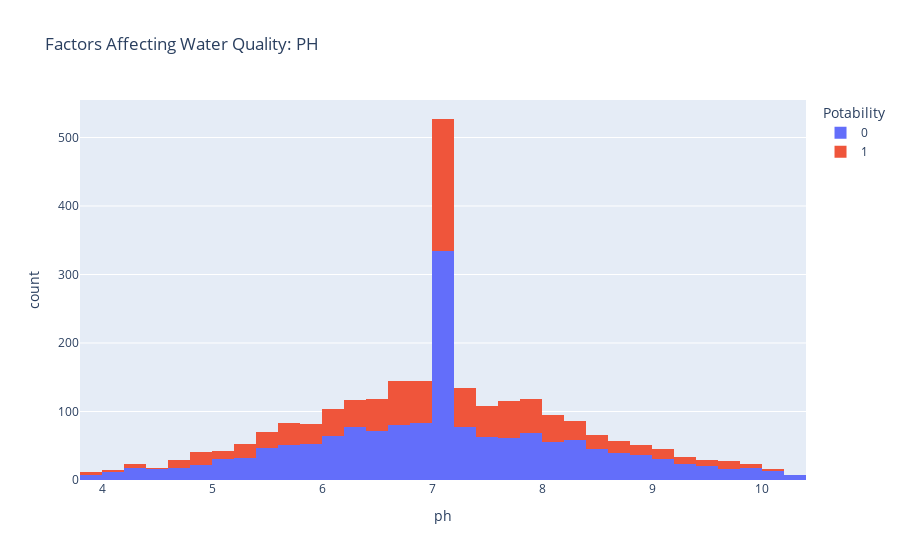

The code cell stored with this chart in its notebook:
### Code cell
import plotly.express as px
data = data
figure = px.histogram(data, x = "ph",
                      color = "Potability",
                      title= "Factors Affecting Water Quality: PH")
figure.show()

### Figure 1 — Plotly figure (JSON) as saved in the notebook; plotly's stock layout.template omitted (floating-point values rounded to 4 significant figures; data arrays with more than 128 entries replaced by an {"elided": "..."} marker saying what was removed)
{"data": [{"alignmentgroup": "True", "bingroup": "x", "hovertemplate": "Potability=0<br>ph=%{x}<br>count=%{y}<extra></extra>", "legendgroup": "0", "marker": {"color": "#636efa", "pattern": {"shape": ""}}, "name": "0", "offsetgroup": "0", "orientation": "v", "showlegend": true, "type": "histogram", "x": {"elided": "1649 float values"}, "xaxis": "x", "yaxis": "y"}, {"alignmentgroup": "True", "bingroup": "x", "hovertemplate": "Potability=1<br>ph=%{x}<br>count=%{y}<extra></extra>", "legendgroup": "1", "marker": {"color": "#EF553B", "pattern": {"shape": ""}}, "name": "1", "offsetgroup": "1", "orientation": "v", "showlegend": true, "type": "histogram", "x": {"elided": "988 float values"}, "xaxis": "x", "yaxis": "y"}], "layout": {"barmode": "relative", "legend": {"title": {"text": "Potability"}, "tracegroupgap": 0}, "title": {"text": "Factors Affecting Water Quality: PH"}, "xaxis": {"anchor": "y", "domain": [0, 1], "title": {"text": "ph"}}, "yaxis": {"anchor": "x", "domain": [0, 1], "title": {"text": "count"}}}}
